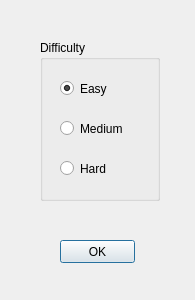
<?xml version="1.0" encoding="UTF-8"?>
<ui version="4.0">
 <class>Difficulty</class>
 <widget class="QDialog" name="Difficulty">
  <property name="geometry">
   <rect>
    <x>0</x>
    <y>0</y>
    <width>195</width>
    <height>300</height>
   </rect>
  </property>
  <property name="windowTitle">
   <string>Dialog</string>
  </property>
  <widget class="QGroupBox" name="DifficultyBox">
   <property name="geometry">
    <rect>
     <x>40</x>
     <y>40</y>
     <width>120</width>
     <height>161</height>
    </rect>
   </property>
   <property name="title">
    <string>Difficulty</string>
   </property>
   <widget class="QRadioButton" name="EasyRadio">
    <property name="geometry">
     <rect>
      <x>20</x>
      <y>40</y>
      <width>82</width>
      <height>17</height>
     </rect>
    </property>
    <property name="text">
     <string>Easy</string>
    </property>
    <property name="checked">
     <bool>true</bool>
    </property>
   </widget>
   <widget class="QRadioButton" name="MediumRadio">
    <property name="geometry">
     <rect>
      <x>20</x>
      <y>80</y>
      <width>82</width>
      <height>17</height>
     </rect>
    </property>
    <property name="text">
     <string>Medium</string>
    </property>
    <property name="checked">
     <bool>false</bool>
    </property>
   </widget>
   <widget class="QRadioButton" name="HardRadio">
    <property name="geometry">
     <rect>
      <x>20</x>
      <y>120</y>
      <width>82</width>
      <height>17</height>
     </rect>
    </property>
    <property name="text">
     <string>Hard</string>
    </property>
   </widget>
  </widget>
  <widget class="QPushButton" name="StartGame">
   <property name="geometry">
    <rect>
     <x>60</x>
     <y>240</y>
     <width>75</width>
     <height>23</height>
    </rect>
   </property>
   <property name="text">
    <string>OK</string>
   </property>
  </widget>
 </widget>
 <resources/>
 <connections/>
</ui>
